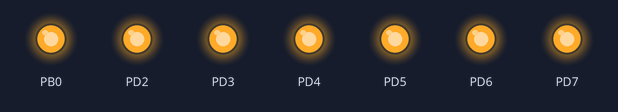
Recording of a program running on a simulated ATmega328P, built with avr-gcc and emulated at 16 MHz. On the bench: output pins drawn as LEDs (lit = HIGH). At 0.0 s the program stops and its outputs stay as they are.

Above: at 0.1 s.
Timing chart, 0 to 1.5 s (numbered marks = the images above):
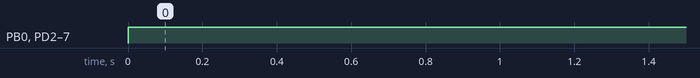

Measured:
- by itself, PB0, PD2–7: LOW → HIGH at 0.00 s

The program:

main.c
```c
/*
 * 7 Segment Void Display.c
 *
 * Created: 3/13/2023 9:31:30 PM
 * Author : ASUS
 */

#define F_CPU 16000000
#include <avr/io.h>
#include <util/delay.h>


int main(void)
{
  DDRD = 0b11111100;
  DDRB = 0b00000001;
  /* Replace with your application code */
  while (1)
  {
    seven_segment(8);
  }
}
void seven_segment(int y)
{
	if (y==0)
	{
		PORTD = 0b11111100;
		PORTB = 0b00000000;
	}
	else if (y==1)
	{
		PORTD = 0b00011000;
	}
	else if (y==2)
	{
		PORTD = 0b01101100;
		PORTB = 0b00000001;
	}
	else if (y==3)
	{
		PORTD = 0b00111100;
		PORTB = 0b00000001;
	}
	else if (y==4)
	{
		PORTD = 0b10011000;
		PORTB = 0b00000001;
	}
	else if (y==5)
	{
		PORTD = 0b10110100;
		PORTB = 0b00000001;
	}
	else if (y==6)
	{
		PORTD = 0b11110100;
		PORTB = 0b00000001;
	}
	else if (y==7)
	{
		PORTD = 0b00011100;
	}
	else if (y==8)
	{
		PORTD = 0b11111100;
		PORTB = 0b00000001;
	}
	else if (y==9)
	{
		PORTD = 0b10111100;
		PORTB = 0b00000001;
	}
}
```
